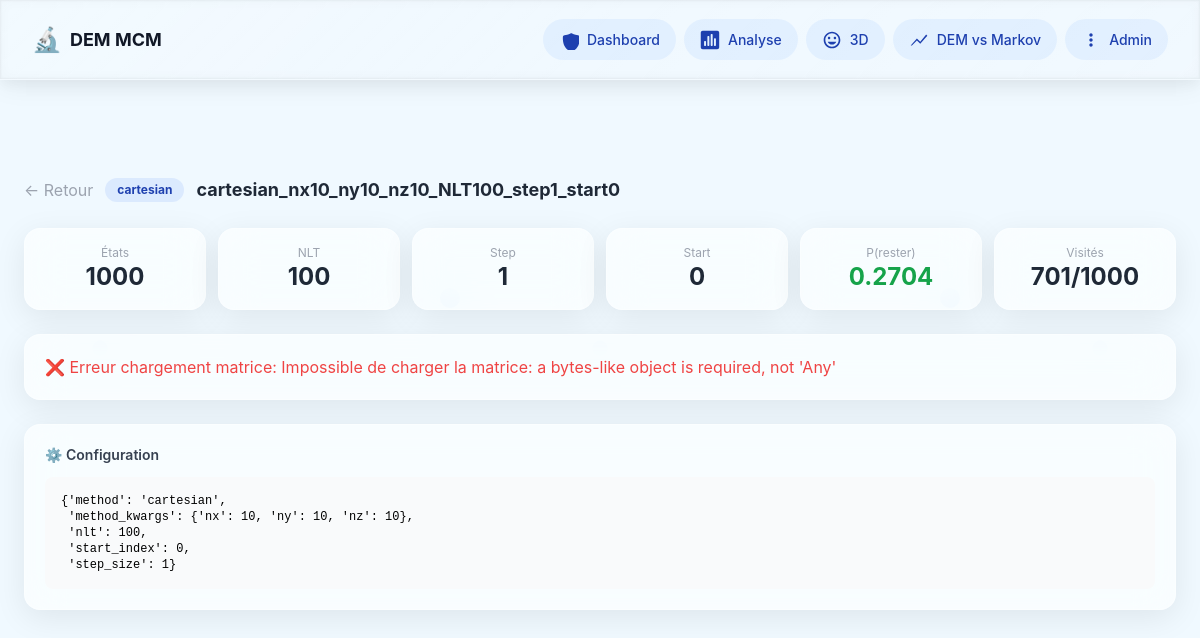
Screenshot of /experiments/1/ with the database file from the repository.
### markov/models.py (models this page shows, shortened)
class Experiment(models.Model):
    folder_name = models.CharField(
        max_length=300,
        unique=True,
        db_index=True,
        help_text="Nom du dossier dans le bucket HF",
    )
    partition_method = models.ForeignKey(
        PartitionMethod, on_delete=models.CASCADE, related_name="experiments"
    )
    nlt = models.IntegerField(
        "Learning Time (NLT)",
        validators=[MinValueValidator(1)],
        help_text="Nombre de paires de snapshots pour l'apprentissage",
    )
    step_size = models.IntegerField(
        "Pas temporel (step)",
        default=1,
        validators=[MinValueValidator(1)],
        help_text="Intervalle entre deux snapshots d'une paire",
    )
    start_index = models.IntegerField(
        "Index de départ", default=0, help_text="Premier fichier DEM utilisé"
    )
    n_states = models.IntegerField("Nombre d'états", default=0)
    n_timesteps_used = models.IntegerField("Timesteps effectifs", default=0)
    created_at = models.DateTimeField(auto_now_add=True)
    bucket_path = models.CharField(max_length=500, blank=True)
    raw_config = models.JSONField(default=dict, blank=True)
    raw_stats = models.JSONField(default=dict, blank=True)
    class Meta:
        ordering = ["-created_at"]
        verbose_name = "Expérience"
        indexes = [
            models.Index(fields=["nlt"]),
            models.Index(fields=["step_size"]),
            models.Index(fields=["start_index"]),
            models.Index(fields=["n_states"]),
        ]

class PartitionMethod(models.Model):
    METHODS = [
        ("cartesian", "Cartésien"),
        ("cylindrical", "Cylindrique"),
        ("voronoi", "Voronoï (K-means)"),
        ("quantile", "Quantile (équi-pop)"),
        ("octree", "Octree adaptatif"),
        ("physics", "Physics-aware"),
        ("adaptive", "Adaptive"),
        ("multizone", "Multizone"),
        ("single", "Single"),
    ]
    name = models.CharField(max_length=50, choices=METHODS, db_index=True)
    description = models.TextField(blank=True)
    parameters = models.JSONField(
        default=dict,
        help_text="Paramètres du partitionneur (nx, ny, nz, nr, ntheta, n_cells, ...)",
    )
    label = models.CharField(max_length=200, unique=True, db_index=True)
    n_cells = models.IntegerField(default=0)
    n_cells_visited = models.IntegerField(default=0, blank=True)
    population_mean = models.FloatField(null=True, blank=True)
    population_std = models.FloatField(null=True, blank=True)
    population_cv = models.FloatField(
        null=True,
        blank=True,
        help_text="Coefficient de variation = std/mean (plus petit = mieux)",
    )
    created_at = models.DateTimeField(auto_now_add=True)
    class Meta:
        ordering = ["name", "n_cells"]
        verbose_name = "Méthode de partitionnement"

class TransitionMatrix(models.Model):
    experiment = models.OneToOneField(
        Experiment, on_delete=models.CASCADE, related_name="matrix"
    )
    diagonal_mean = models.FloatField(
        "P(rester) moyen", help_text="Moyenne de la diagonale de P"
    )
    diagonal_std = models.FloatField("σ diagonale", default=0)
    diagonal_min = models.FloatField("Min diagonale", default=0)
    diagonal_max = models.FloatField("Max diagonale", default=0)
    row_sum_min = models.FloatField("Min Σ lignes", default=0)
    row_sum_max = models.FloatField("Max Σ lignes", default=0)
    row_sum_mean = models.FloatField("Moy Σ lignes", default=0)
    row_sum_std = models.FloatField("σ Σ lignes", default=0)
    col_sum_min = models.FloatField("Min Σ colonnes", default=0)
    col_sum_max = models.FloatField("Max Σ colonnes", default=0)
    col_sum_mean = models.FloatField("Moy Σ colonnes", default=0)
    n_states_visited = models.IntegerField("États visités", default=0)
    n_states_empty = models.IntegerField("États vides", default=0)
    fraction_visited = models.FloatField("Fraction visitée", default=0)
    eigenvalue_2 = models.FloatField(
        "|λ₂|",
        null=True,
        blank=True,
        help_text="2ème plus grande valeur propre (vitesse de mélange)",
    )
    spectral_gap = models.FloatField(
        "Gap spectral",
        null=True,
        blank=True,
        help_text="1 - |λ₂| (plus grand = mélange plus rapide)",
    )
    matrix_bucket_path = models.CharField(
        max_length=500, help_text="Chemin vers transition_matrix.npy dans le bucket"
    )
    class Meta:
        verbose_name = "Matrice de transition"
    def load_matrix(self):
        from bucket_io import load_matrix_from_bucket
        return load_matrix_from_bucket(self.matrix_bucket_path)

### markov/views.py (the view)
# urls.py: path("experiments/<int:pk>/", views.experiment_detail, name="experiment_detail"),
def experiment_detail(request, pk):
    experiment = get_object_or_404(
        Experiment.objects.select_related("partition_method", "matrix"), pk=pk
    )
    matrix_data = _load_matrix_for_experiment(experiment)
    if matrix_data.get("error"):
        try:
            import sys
            from pathlib import Path
            sys.path.insert(0, str(Path(__file__).resolve().parent.parent.parent))
            from bucket_io import load_matrix_from_bucket
            if experiment.matrix and experiment.matrix.matrix_bucket_path:
                P = load_matrix_from_bucket(experiment.matrix.matrix_bucket_path)
                metrics = _compute_matrix_metrics(P)
                diag = np.diag(P)
                row_sums = P.sum(axis=1)
                col_sums = P.sum(axis=0)
                matrix_data = {
                    "matrix": P,
                    "diagonal": diag.tolist(),
                    "row_sums": row_sums.tolist(),
                    "col_sums": col_sums.tolist(),
                    "heatmap": P.tolist(),
                    "shape": list(P.shape),
                    "error": None,
                    **metrics,
                }
        except Exception as e:
            matrix_data = {"error": f"Impossible de charger la matrice: {str(e)}"}
    rsd_data = None
    if matrix_data.get("matrix") is not None:
        n_steps = int(request.GET.get("n_steps", 200))
        rsd_data = _compute_rsd_from_matrix(matrix_data["matrix"], n_steps)
    rsd_results = experiment.rsd_results.all()
    return render(
        request,
        "markov/experiment_detail.html",
        {
            "experiment": experiment,
            "matrix_data": {k: v for k, v in matrix_data.items() if k != "matrix"},
            "rsd_data": json.dumps(rsd_data) if rsd_data else "null",
            "rsd_results": rsd_results,
            "n_steps": int(request.GET.get("n_steps", 200)),
        },
    )

### core/bucket_io.py (called while the page is built)
def get_fs():
    global _fs
    if _fs is None:
        _fs = HfFileSystem()
    return _fs

def load_matrix_from_bucket(path):
    fs = get_fs()
    full_path = f"{BUCKET_BASE}/{path}"
    with fs.open(full_path, "rb") as f:
        buffer = io.BytesIO(f.read())
    return np.load(buffer)

### markov/templates/markov/experiment_detail.html (shortened to what this page needs)
{% extends "markov/base.html" %}
{% block content %}
<div class="fade-in">
    <div class="flex items-center gap-3 mb-6">
        <a href="{% url 'markov:experiment_list' %}" class="text-gray-400 hover:text-blue-500">← Retour</a>
        <span class="px-3 py-1 rounded-full text-xs font-bold method-{{ experiment.partition_method.name }}">
            {{ experiment.partition_method.name }}
        </span>
        <h2 class="text-lg font-bold text-gray-800">{{ experiment.folder_name }}</h2>
    </div>
    <div class="grid grid-cols-2 md:grid-cols-4 lg:grid-cols-6 gap-3 mb-6">
        <div class="glass-card p-4 text-center">
            <div class="text-xs text-gray-400">États</div>
            <div class="text-2xl font-bold text-gray-800">{{ experiment.n_states }}</div>
        </div>
        <div class="glass-card p-4 text-center">
            <div class="text-xs text-gray-400">NLT</div>
            <div class="text-2xl font-bold text-gray-800">{{ experiment.nlt }}</div>
        </div>
        <div class="glass-card p-4 text-center">
            <div class="text-xs text-gray-400">Step</div>
            <div class="text-2xl font-bold text-gray-800">{{ experiment.step_size }}</div>
        </div>
        <div class="glass-card p-4 text-center">
            <div class="text-xs text-gray-400">Start</div>
            <div class="text-2xl font-bold text-gray-800">{{ experiment.start_index }}</div>
        </div>
        {% if experiment.matrix %}
        <div class="glass-card p-4 text-center">
            <div class="text-xs text-gray-400">P(rester)</div>
            <div class="text-2xl font-bold text-green-600">{{ experiment.matrix.diagonal_mean|floatformat:4 }}</div>
        </div>
        <div class="glass-card p-4 text-center">
            <div class="text-xs text-gray-400">Visités</div>
            <div class="text-2xl font-bold text-gray-800">
                {{ experiment.matrix.n_states_visited }}/{{ experiment.n_states }}
            </div>
        </div>
        {% endif %}
    </div>
    {% if matrix_data and not matrix_data.error %}
    <div class="glass-card p-6 mb-6">
        <h3 class="text-lg font-bold text-gray-800 mb-4">📊 Indicateurs Clés</h3>
        {% if experiment.matrix %}
        <div class="grid grid-cols-1 md:grid-cols-2 lg:grid-cols-4 gap-4">
            <div class="p-4 bg-white rounded-lg border border-gray-200">
                <div class="text-xs font-semibold text-gray-600 mb-1">P(rester) — Diagonale</div>
                <div class="text-2xl font-bold text-green-700">{{ matrix_data.diag_mean|floatformat:4 }}</div>
                <div class="text-xs text-gray-500 mt-1">±{{ matrix_data.diag_std|floatformat:4 }}</div>
                <div class="text-xs text-gray-400 mt-2">[{{ matrix_data.diag_min|floatformat:3 }}, {{ matrix_data.diag_max|floatformat:3 }}]</div>
                <div class="text-xs text-gray-600 mt-2 leading-tight">Idéalement 0.5-0.9. Mesure la probabilité de rester dans la même cellule.</div>
            </div>
            <div class="p-4 bg-white rounded-lg border border-gray-200">
                <div class="text-xs font-semibold text-gray-600 mb-1">Σ Lignes — Normalisation</div>
                <div class="text-2xl font-bold text-blue-700">{{ matrix_data.row_sum_mean|floatformat:4 }}</div>
                <div class="text-xs text-gray-500 mt-1">σ={{ matrix_data.row_sum_std|floatformat:4 }}</div>
                <div class="text-xs text-gray-400 mt-2">[{{ matrix_data.row_sum_min|floatformat:3 }}, {{ matrix_data.row_sum_max|floatformat:3 }}]</div>
                <div class="text-xs text-gray-600 mt-2 leading-tight">Idéalement 1.0. Mesure si la matrice est stochastique.</div>
            </div>
            <div class="p-4 bg-white rounded-lg border border-gray-200">
                <div class="text-xs font-semibold text-gray-600 mb-1">États Visités</div>
                <div class="text-2xl font-bold text-purple-700">{{ matrix_data.fraction_visited|floatformat:1 }}%</div>
                <div class="text-xs text-gray-500 mt-1">{{ matrix_data.n_visited }}/{{ matrix_data.shape.0 }} états</div>
                <div class="text-xs text-gray-400 mt-2">—</div>
                <div class="text-xs text-gray-600 mt-2 leading-tight">Idéalement ≈100%. Fraction d'états accessibles.</div>
            </div>
            <div class="p-4 bg-white rounded-lg border border-gray-200">
                <div class="text-xs font-semibold text-gray-600 mb-1">Spectral Gap</div>
                <div class="text-2xl font-bold {% if matrix_data.spectral_gap > 0.3 %}text-green-700{% elif matrix_data.spectral_gap > 0.1 %}text-yellow-700{% else %}text-red-700{% endif %}">
                    {{ matrix_data.spectral_gap|floatformat:4 }}
                </div>
                <div class="text-xs text-gray-500 mt-1">λ₂={{ matrix_data.eigenvalue_2|floatformat:4 }}</div>
                <div class="text-xs text-gray-400 mt-2">—</div>
                <div class="text-xs text-gray-600 mt-2 leading-tight">Idéalement >0.3. Plus grand = convergence plus rapide.</div>
            </div>
        </div>
        {% endif %}
    </div>
        <div class="glass-card p-5">
            <h3 class="text-sm font-semibold text-gray-700 mb-3">🔥 Matrice de transition P</h3>
            <div id="chart-heatmap" style="height:400px;"></div>
        </div>
        <div class="glass-card p-5">
            <h3 class="text-sm font-semibold text-gray-700 mb-3">📊 Diagonale de P</h3>
            <div id="chart-diagonal" style="height:400px;"></div>
        </div>
        <div class="glass-card p-5">
            <h3 class="text-sm font-semibold text-gray-700 mb-3">📏 Somme des lignes</h3>
            <div id="chart-rowsums" style="height:400px;"></div>
        </div>
        <div class="glass-card p-5">
            <h3 class="text-sm font-semibold text-gray-700 mb-3">🌈 Valeurs propres</h3>
            <div id="chart-eigenvalues" style="height:400px;"></div>
        </div>
    </div>
    {% elif matrix_data.error %}
    <div class="glass-card p-5 mb-6">
        <p class="text-red-500">❌ Erreur chargement matrice: {{ matrix_data.error }}</p>
    </div>
    {% endif %}
    <div class="glass-card p-5">
        <h3 class="text-sm font-semibold text-gray-700 mb-3">⚙️ Configuration</h3>
        <pre class="bg-gray-50 rounded-lg p-4 text-xs overflow-auto max-h-64">{{ experiment.raw_config|pprint }}</pre>
    </div>
</div>
{% endblock %}

### markov/static/markov/css/glass-nav.css (style rules this page uses)
:root { --nav-width: 100%; --nav-height: 80px; --nav-radius: 0px; --nav-frost: 0.08; --nav-saturation: 1.2; }
.glass-card { background: rgba(255, 255, 255, 0.65); backdrop-filter: blur(20px) saturate(180%); -webkit-backdrop-filter: blur(20px) saturate(180%); border: 1px solid rgba(255, 255, 255, 0.3); border-radius: 16px; box-shadow: 0 8px 32px rgba(0, 0, 0, 0.08); transition: all 0.3s ease; }

### markov/static/markov/css/glass-effects.css (style rules this page uses)
:root { --glass-bg: rgba(255, 255, 255, 0.7); --glass-bg-dark: rgba(20, 20, 20, 0.5); --glass-border: rgba(255, 255, 255, 0.2); --glass-border-dark: rgba(255, 255, 255, 0.1); --glass-shadow: 0 8px 32px rgba(31, 38, 135, 0.1); --glass-shadow-dark: 0 8px 32px rgba(0, 0, 0, 0.3); --accent-color: #3b82f6; --accent-hover: #2563eb; }
.glass-card { background: var(--glass-bg); backdrop-filter: blur(20px) saturate(180%); -webkit-backdrop-filter: blur(20px) saturate(180%); border: 1px solid var(--glass-border); border-radius: 16px; box-shadow: var(--glass-shadow); transition: all 0.3s cubic-bezier(0.175, 0.885, 0.32, 2.2); overflow: hidden; }

### markov/static/markov/css/liquid-glass-cards.css (style rules this page uses)
:root { --liquid-glass-bg: light-dark( hsl(0 0% 100% / 0.08), hsl(0 0% 100% / 0.04) ); --liquid-glass-border: light-dark( hsl(0 0% 100% / 0.25), hsl(0 0% 100% / 0.1) ); --liquid-glass-shadow-1: rgba(255, 255, 255, 0.192); --liquid-glass-shadow-2: rgba(255, 255, 255, 0.274); --liquid-glass-shadow-3: rgba(0, 0, 0, 0.164); --liquid-glass-glow: light-dark( rgba(99, 102, 241, 0.15), rgba(99, 102, 241, 0.25) ); --liquid-glass-speed: 0.5s; }

### markov/templates/markov/base.html (style rules this page uses)
body { margin: 0; padding: 0; font-family: -apple-system, BlinkMacSystemFont, 'Segoe UI', sans-serif; background-size: 500px; background-attachment: fixed; }
.glass-card { background: rgba(255, 255, 255, 0.65); backdrop-filter: blur(20px) saturate(180%); -webkit-backdrop-filter: blur(20px) saturate(180%); border: 1px solid rgba(255, 255, 255, 0.3); border-radius: 16px; box-shadow: 0 8px 32px rgba(0, 0, 0, 0.08); transition: all 0.3s ease; }
.method-cartesian { background: #dbeafe; color: #1e40af; }
.fade-in { animation: fadeIn 0.3s ease-in; }

### rows the page displays
Experiment: partition_method.name "cartesian", folder_name "cartesian_nx10_ny10_nz10_NLT100_step1_start0", n_states "1000", nlt "100", step_size "1", start_index "0", matrix.diagonal_mean "0.2704", matrix.n_states_visited "701", raw_config|pprint "{'method': 'cartesian', 'method_kwargs': {'nx': 10, 'ny': 10, 'nz': 10}, 'nlt': 100, 'start_index': 0, 'step_size': 1}"

### other values shown
{{ matrix_data.error }} "Impossible de charger la matrice: a bytes-like object is required, not 'Any'"
